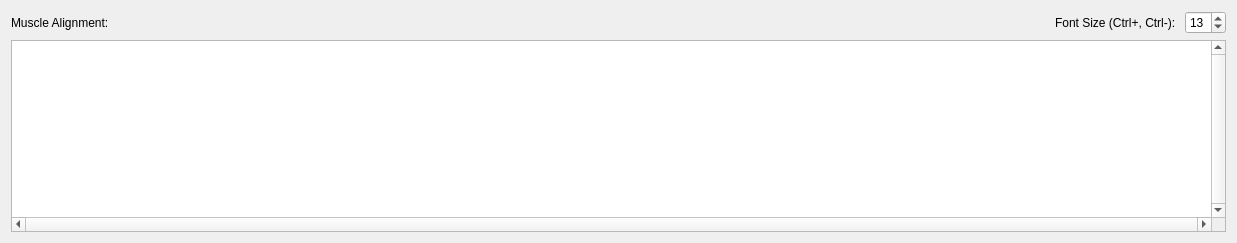
      <widget class="QWidget" name="tabAlignment">
       <attribute name="title">
        <string>Alignment</string>
       </attribute>
       <layout class="QGridLayout" name="gridLayout_16">
        <item row="0" column="0">
         <widget class="QLabel" name="lblAlignment">
          <property name="minimumSize">
           <size>
            <width>500</width>
            <height>0</height>
           </size>
          </property>
          <property name="text">
           <string>Muscle Alignment:</string>
          </property>
         </widget>
        </item>
        <item row="0" column="1">
         <spacer name="horizontalSpacer_5">
          <property name="orientation">
           <enum>Qt::Horizontal</enum>
          </property>
          <property name="sizeHint" stdset="0">
           <size>
            <width>532</width>
            <height>20</height>
           </size>
          </property>
         </spacer>
        </item>
        <item row="0" column="2">
         <widget class="QLabel" name="label_8">
          <property name="text">
           <string>Font Size (Ctrl+, Ctrl-): </string>
          </property>
         </widget>
        </item>
        <item row="0" column="3">
         <widget class="QSpinBox" name="spnAlignFont">
          <property name="cursor">
           <cursorShape>ArrowCursor</cursorShape>
          </property>
          <property name="minimum">
           <number>6</number>
          </property>
          <property name="maximum">
           <number>36</number>
          </property>
          <property name="value">
           <number>13</number>
          </property>
         </widget>
        </item>
        <item row="1" column="0" colspan="4">
         <widget class="QTextEdit" name="txtSeqAlignment">
          <property name="font">
           <font>
            <family>Courier New</family>
            <pointsize>13</pointsize>
           </font>
          </property>
          <property name="verticalScrollBarPolicy">
           <enum>Qt::ScrollBarAlwaysOn</enum>
          </property>
          <property name="horizontalScrollBarPolicy">
           <enum>Qt::ScrollBarAlwaysOn</enum>
          </property>
          <property name="lineWrapMode">
           <enum>QTextEdit::NoWrap</enum>
          </property>
         </widget>
        </item>
       </layout>
      </widget>
